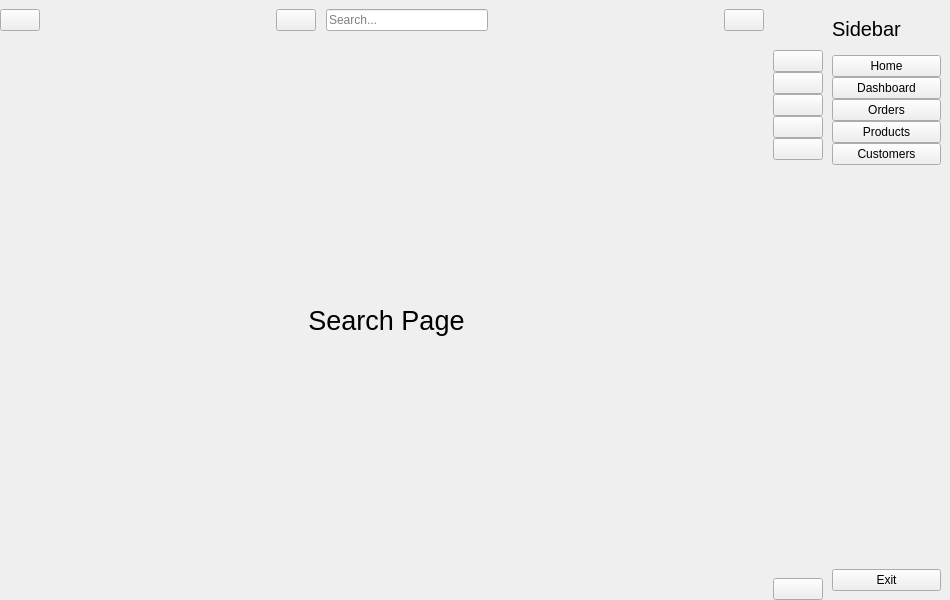
<?xml version="1.0" encoding="UTF-8"?>
<ui version="4.0">
 <class>MainWindow</class>
 <widget class="QMainWindow" name="MainWindow">
  <property name="geometry">
   <rect>
    <x>0</x>
    <y>0</y>
    <width>950</width>
    <height>600</height>
   </rect>
  </property>
  <property name="windowTitle">
   <string>MainWindow</string>
  </property>
  <widget class="QWidget" name="centralwidget">
   <layout class="QGridLayout" name="gridLayout">
    <property name="leftMargin">
     <number>0</number>
    </property>
    <property name="topMargin">
     <number>0</number>
    </property>
    <property name="rightMargin">
     <number>0</number>
    </property>
    <property name="bottomMargin">
     <number>0</number>
    </property>
    <property name="spacing">
     <number>0</number>
    </property>
    <item row="0" column="2">
     <widget class="QWidget" name="full_menu_widget" native="true">
      <property name="sizePolicy">
       <sizepolicy hsizetype="Preferred" vsizetype="Preferred">
        <horstretch>0</horstretch>
        <verstretch>0</verstretch>
       </sizepolicy>
      </property>
      <property name="maximumSize">
       <size>
        <width>16777214</width>
        <height>16777215</height>
       </size>
      </property>
      <layout class="QVBoxLayout" name="verticalLayout_4">
       <item>
        <layout class="QHBoxLayout" name="horizontalLayout_2">
         <property name="spacing">
          <number>0</number>
         </property>
         <item>
          <widget class="QLabel" name="logo_label_3">
           <property name="font">
            <font>
             <pointsize>15</pointsize>
            </font>
           </property>
           <property name="text">
            <string>Sidebar</string>
           </property>
          </widget>
         </item>
         <item>
          <widget class="QLabel" name="logo_label_2">
           <property name="minimumSize">
            <size>
             <width>40</width>
             <height>40</height>
            </size>
           </property>
           <property name="maximumSize">
            <size>
             <width>40</width>
             <height>40</height>
            </size>
           </property>
           <property name="text">
            <string/>
           </property>
           <property name="pixmap">
            <pixmap resource="resource.qrc">:/icon/icon/Logo.png</pixmap>
           </property>
           <property name="scaledContents">
            <bool>true</bool>
           </property>
          </widget>
         </item>
        </layout>
       </item>
       <item>
        <layout class="QVBoxLayout" name="verticalLayout_2">
         <property name="spacing">
          <number>0</number>
         </property>
         <item>
          <widget class="QPushButton" name="home_btn_2">
           <property name="layoutDirection">
            <enum>Qt::LeftToRight</enum>
           </property>
           <property name="locale">
            <locale language="Arabic" country="Morocco"/>
           </property>
           <property name="text">
            <string>Home</string>
           </property>
           <property name="icon">
            <iconset resource="resource.qrc">
             <normaloff>:/icon/icon/home-4-32.ico</normaloff>
             <normalon>:/icon/icon/home-4-48.ico</normalon>:/icon/icon/home-4-32.ico</iconset>
           </property>
           <property name="iconSize">
            <size>
             <width>14</width>
             <height>14</height>
            </size>
           </property>
           <property name="checkable">
            <bool>true</bool>
           </property>
           <property name="autoExclusive">
            <bool>true</bool>
           </property>
          </widget>
         </item>
         <item>
          <widget class="QPushButton" name="dashborad_btn_2">
           <property name="text">
            <string>Dashboard</string>
           </property>
           <property name="icon">
            <iconset resource="resource.qrc">
             <normaloff>:/icon/icon/dashboard-5-32.ico</normaloff>
             <normalon>:/icon/icon/dashboard-5-48.ico</normalon>:/icon/icon/dashboard-5-32.ico</iconset>
           </property>
           <property name="iconSize">
            <size>
             <width>14</width>
             <height>14</height>
            </size>
           </property>
           <property name="checkable">
            <bool>true</bool>
           </property>
           <property name="autoExclusive">
            <bool>true</bool>
           </property>
          </widget>
         </item>
         <item>
          <widget class="QPushButton" name="orders_btn_2">
           <property name="text">
            <string>Orders</string>
           </property>
           <property name="icon">
            <iconset resource="resource.qrc">
             <normaloff>:/icon/icon/activity-feed-32.ico</normaloff>
             <normalon>:/icon/icon/activity-feed-48.ico</normalon>:/icon/icon/activity-feed-32.ico</iconset>
           </property>
           <property name="iconSize">
            <size>
             <width>14</width>
             <height>14</height>
            </size>
           </property>
           <property name="checkable">
            <bool>true</bool>
           </property>
           <property name="autoExclusive">
            <bool>true</bool>
           </property>
          </widget>
         </item>
         <item>
          <widget class="QPushButton" name="products_btn_2">
           <property name="text">
            <string>Products</string>
           </property>
           <property name="icon">
            <iconset resource="resource.qrc">
             <normaloff>:/icon/icon/product-32.ico</normaloff>
             <normalon>:/icon/icon/product-48.ico</normalon>:/icon/icon/product-32.ico</iconset>
           </property>
           <property name="iconSize">
            <size>
             <width>14</width>
             <height>14</height>
            </size>
           </property>
           <property name="checkable">
            <bool>true</bool>
           </property>
           <property name="autoExclusive">
            <bool>true</bool>
           </property>
          </widget>
         </item>
         <item>
          <widget class="QPushButton" name="customers_btn_2">
           <property name="text">
            <string>Customers</string>
           </property>
           <property name="icon">
            <iconset resource="resource.qrc">
             <normaloff>:/icon/icon/group-32.ico</normaloff>
             <normalon>:/icon/icon/group-48.ico</normalon>:/icon/icon/group-32.ico</iconset>
           </property>
           <property name="iconSize">
            <size>
             <width>14</width>
             <height>14</height>
            </size>
           </property>
           <property name="checkable">
            <bool>true</bool>
           </property>
           <property name="autoExclusive">
            <bool>true</bool>
           </property>
          </widget>
         </item>
        </layout>
       </item>
       <item>
        <spacer name="verticalSpacer_2">
         <property name="orientation">
          <enum>Qt::Vertical</enum>
         </property>
         <property name="sizeHint" stdset="0">
          <size>
           <width>20</width>
           <height>373</height>
          </size>
         </property>
        </spacer>
       </item>
       <item>
        <widget class="QPushButton" name="exit_btn_2">
         <property name="text">
          <string>Exit</string>
         </property>
         <property name="icon">
          <iconset resource="resource.qrc">
           <normaloff>:/icon/icon/close-window-64.ico</normaloff>:/icon/icon/close-window-64.ico</iconset>
         </property>
         <property name="iconSize">
          <size>
           <width>14</width>
           <height>14</height>
          </size>
         </property>
        </widget>
       </item>
      </layout>
     </widget>
    </item>
    <item row="0" column="0">
     <widget class="QWidget" name="widget_3" native="true">
      <property name="enabled">
       <bool>true</bool>
      </property>
      <property name="sizePolicy">
       <sizepolicy hsizetype="Preferred" vsizetype="Preferred">
        <horstretch>0</horstretch>
        <verstretch>0</verstretch>
       </sizepolicy>
      </property>
      <property name="maximumSize">
       <size>
        <width>16777214</width>
        <height>16777215</height>
       </size>
      </property>
      <layout class="QVBoxLayout" name="verticalLayout_5">
       <property name="spacing">
        <number>0</number>
       </property>
       <property name="sizeConstraint">
        <enum>QLayout::SetDefaultConstraint</enum>
       </property>
       <property name="leftMargin">
        <number>0</number>
       </property>
       <property name="topMargin">
        <number>0</number>
       </property>
       <property name="rightMargin">
        <number>0</number>
       </property>
       <property name="bottomMargin">
        <number>0</number>
       </property>
       <item>
        <widget class="QWidget" name="widget" native="true">
         <property name="minimumSize">
          <size>
           <width>0</width>
           <height>40</height>
          </size>
         </property>
         <layout class="QHBoxLayout" name="horizontalLayout_4">
          <property name="spacing">
           <number>0</number>
          </property>
          <property name="leftMargin">
           <number>0</number>
          </property>
          <property name="topMargin">
           <number>0</number>
          </property>
          <property name="rightMargin">
           <number>9</number>
          </property>
          <property name="bottomMargin">
           <number>0</number>
          </property>
          <item>
           <widget class="QPushButton" name="user_btn">
            <property name="text">
             <string/>
            </property>
            <property name="icon">
             <iconset resource="resource.qrc">
              <normaloff>:/icon/icon/user-48.ico</normaloff>:/icon/icon/user-48.ico</iconset>
            </property>
           </widget>
          </item>
          <item>
           <spacer name="horizontalSpacer">
            <property name="orientation">
             <enum>Qt::Horizontal</enum>
            </property>
            <property name="sizeHint" stdset="0">
             <size>
              <width>236</width>
              <height>20</height>
             </size>
            </property>
           </spacer>
          </item>
          <item>
           <layout class="QHBoxLayout" name="horizontalLayout">
            <property name="spacing">
             <number>10</number>
            </property>
            <item>
             <widget class="QPushButton" name="search_btn">
              <property name="text">
               <string/>
              </property>
              <property name="icon">
               <iconset resource="resource.qrc">
                <normaloff>:/icon/icon/search-13-48.ico</normaloff>:/icon/icon/search-13-48.ico</iconset>
              </property>
             </widget>
            </item>
            <item>
             <widget class="QLineEdit" name="search_input">
              <property name="placeholderText">
               <string>Search...</string>
              </property>
             </widget>
            </item>
           </layout>
          </item>
          <item>
           <spacer name="horizontalSpacer_2">
            <property name="orientation">
             <enum>Qt::Horizontal</enum>
            </property>
            <property name="sizeHint" stdset="0">
             <size>
              <width>236</width>
              <height>20</height>
             </size>
            </property>
           </spacer>
          </item>
          <item>
           <widget class="QPushButton" name="change_btn">
            <property name="text">
             <string/>
            </property>
            <property name="icon">
             <iconset resource="resource.qrc">
              <normaloff>:/icon/icon/menu-4-32.ico</normaloff>:/icon/icon/menu-4-32.ico</iconset>
            </property>
            <property name="iconSize">
             <size>
              <width>14</width>
              <height>14</height>
             </size>
            </property>
            <property name="checkable">
             <bool>true</bool>
            </property>
           </widget>
          </item>
         </layout>
        </widget>
       </item>
       <item>
        <widget class="QStackedWidget" name="stackedWidget">
         <property name="currentIndex">
          <number>5</number>
         </property>
         <widget class="QWidget" name="page">
          <layout class="QGridLayout" name="gridLayout_2">
           <item row="0" column="0">
            <widget class="QLabel" name="label_4">
             <property name="font">
              <font>
               <pointsize>20</pointsize>
              </font>
             </property>
             <property name="text">
              <string>Home Page</string>
             </property>
             <property name="alignment">
              <set>Qt::AlignCenter</set>
             </property>
            </widget>
           </item>
          </layout>
         </widget>
         <widget class="QWidget" name="page_2">
          <layout class="QGridLayout" name="gridLayout_3">
           <item row="0" column="0">
            <widget class="QLabel" name="label_5">
             <property name="font">
              <font>
               <pointsize>20</pointsize>
              </font>
             </property>
             <property name="text">
              <string>Dashboard Page</string>
             </property>
             <property name="alignment">
              <set>Qt::AlignCenter</set>
             </property>
            </widget>
           </item>
          </layout>
         </widget>
         <widget class="QWidget" name="page_3">
          <layout class="QGridLayout" name="gridLayout_4">
           <item row="0" column="0">
            <widget class="QLabel" name="label_6">
             <property name="font">
              <font>
               <pointsize>20</pointsize>
              </font>
             </property>
             <property name="text">
              <string>Orders Page</string>
             </property>
             <property name="alignment">
              <set>Qt::AlignCenter</set>
             </property>
            </widget>
           </item>
          </layout>
         </widget>
         <widget class="QWidget" name="page_4">
          <layout class="QGridLayout" name="gridLayout_5">
           <item row="0" column="0">
            <widget class="QLabel" name="label_7">
             <property name="font">
              <font>
               <pointsize>20</pointsize>
              </font>
             </property>
             <property name="text">
              <string>Product Page</string>
             </property>
             <property name="alignment">
              <set>Qt::AlignCenter</set>
             </property>
            </widget>
           </item>
          </layout>
         </widget>
         <widget class="QWidget" name="page_5">
          <layout class="QGridLayout" name="gridLayout_6">
           <item row="0" column="0">
            <widget class="QLabel" name="label_8">
             <property name="font">
              <font>
               <pointsize>20</pointsize>
              </font>
             </property>
             <property name="text">
              <string>Customers Page</string>
             </property>
             <property name="alignment">
              <set>Qt::AlignCenter</set>
             </property>
            </widget>
           </item>
          </layout>
         </widget>
         <widget class="QWidget" name="page_6">
          <layout class="QGridLayout" name="gridLayout_7">
           <item row="0" column="0">
            <widget class="QLabel" name="label_9">
             <property name="font">
              <font>
               <pointsize>20</pointsize>
              </font>
             </property>
             <property name="text">
              <string>Search Page</string>
             </property>
             <property name="alignment">
              <set>Qt::AlignCenter</set>
             </property>
            </widget>
           </item>
          </layout>
         </widget>
         <widget class="QWidget" name="page_7">
          <layout class="QGridLayout" name="gridLayout_8">
           <item row="0" column="0">
            <widget class="QLabel" name="label_10">
             <property name="font">
              <font>
               <pointsize>20</pointsize>
              </font>
             </property>
             <property name="text">
              <string>User Page</string>
             </property>
             <property name="alignment">
              <set>Qt::AlignCenter</set>
             </property>
            </widget>
           </item>
          </layout>
         </widget>
        </widget>
       </item>
      </layout>
     </widget>
    </item>
    <item row="0" column="1">
     <widget class="QWidget" name="icon_only_widget" native="true">
      <property name="sizePolicy">
       <sizepolicy hsizetype="Preferred" vsizetype="Preferred">
        <horstretch>0</horstretch>
        <verstretch>0</verstretch>
       </sizepolicy>
      </property>
      <layout class="QVBoxLayout" name="verticalLayout_3">
       <property name="spacing">
        <number>0</number>
       </property>
       <property name="leftMargin">
        <number>0</number>
       </property>
       <property name="topMargin">
        <number>0</number>
       </property>
       <property name="rightMargin">
        <number>0</number>
       </property>
       <property name="bottomMargin">
        <number>0</number>
       </property>
       <item>
        <layout class="QHBoxLayout" name="horizontalLayout_3">
         <item>
          <widget class="QLabel" name="logo_label_1">
           <property name="minimumSize">
            <size>
             <width>50</width>
             <height>50</height>
            </size>
           </property>
           <property name="maximumSize">
            <size>
             <width>50</width>
             <height>50</height>
            </size>
           </property>
           <property name="text">
            <string/>
           </property>
           <property name="pixmap">
            <pixmap resource="resource.qrc">:/icon/icon/Logo.png</pixmap>
           </property>
           <property name="scaledContents">
            <bool>true</bool>
           </property>
          </widget>
         </item>
        </layout>
       </item>
       <item>
        <layout class="QVBoxLayout" name="verticalLayout">
         <property name="spacing">
          <number>0</number>
         </property>
         <item>
          <widget class="QPushButton" name="home_btn_1">
           <property name="text">
            <string/>
           </property>
           <property name="icon">
            <iconset resource="resource.qrc">
             <normaloff>:/icon/icon/home-4-32.ico</normaloff>
             <normalon>:/icon/icon/home-4-48.ico</normalon>:/icon/icon/home-4-32.ico</iconset>
           </property>
           <property name="iconSize">
            <size>
             <width>20</width>
             <height>20</height>
            </size>
           </property>
           <property name="checkable">
            <bool>true</bool>
           </property>
           <property name="autoExclusive">
            <bool>true</bool>
           </property>
          </widget>
         </item>
         <item>
          <widget class="QPushButton" name="dashborad_btn_1">
           <property name="text">
            <string/>
           </property>
           <property name="icon">
            <iconset resource="resource.qrc">
             <normaloff>:/icon/icon/dashboard-5-32.ico</normaloff>
             <normalon>:/icon/icon/dashboard-5-48.ico</normalon>:/icon/icon/dashboard-5-32.ico</iconset>
           </property>
           <property name="iconSize">
            <size>
             <width>20</width>
             <height>20</height>
            </size>
           </property>
           <property name="checkable">
            <bool>true</bool>
           </property>
           <property name="autoExclusive">
            <bool>true</bool>
           </property>
          </widget>
         </item>
         <item>
          <widget class="QPushButton" name="orders_btn_1">
           <property name="text">
            <string/>
           </property>
           <property name="icon">
            <iconset resource="resource.qrc">
             <normaloff>:/icon/icon/activity-feed-32.ico</normaloff>
             <normalon>:/icon/icon/activity-feed-48.ico</normalon>:/icon/icon/activity-feed-32.ico</iconset>
           </property>
           <property name="iconSize">
            <size>
             <width>20</width>
             <height>20</height>
            </size>
           </property>
           <property name="checkable">
            <bool>true</bool>
           </property>
           <property name="autoExclusive">
            <bool>true</bool>
           </property>
          </widget>
         </item>
         <item>
          <widget class="QPushButton" name="products_btn_1">
           <property name="text">
            <string/>
           </property>
           <property name="icon">
            <iconset resource="resource.qrc">
             <normaloff>:/icon/icon/product-32.ico</normaloff>
             <normalon>:/icon/icon/product-48.ico</normalon>:/icon/icon/product-32.ico</iconset>
           </property>
           <property name="iconSize">
            <size>
             <width>20</width>
             <height>20</height>
            </size>
           </property>
           <property name="checkable">
            <bool>true</bool>
           </property>
           <property name="autoExclusive">
            <bool>true</bool>
           </property>
          </widget>
         </item>
         <item>
          <widget class="QPushButton" name="customers_btn_1">
           <property name="text">
            <string/>
           </property>
           <property name="icon">
            <iconset resource="resource.qrc">
             <normaloff>:/icon/icon/group-32.ico</normaloff>
             <normalon>:/icon/icon/group-48.ico</normalon>:/icon/icon/group-32.ico</iconset>
           </property>
           <property name="iconSize">
            <size>
             <width>20</width>
             <height>20</height>
            </size>
           </property>
           <property name="checkable">
            <bool>true</bool>
           </property>
           <property name="autoExclusive">
            <bool>true</bool>
           </property>
          </widget>
         </item>
        </layout>
       </item>
       <item>
        <spacer name="verticalSpacer">
         <property name="orientation">
          <enum>Qt::Vertical</enum>
         </property>
         <property name="sizeHint" stdset="0">
          <size>
           <width>20</width>
           <height>375</height>
          </size>
         </property>
        </spacer>
       </item>
       <item>
        <widget class="QPushButton" name="exit_btn_1">
         <property name="text">
          <string/>
         </property>
         <property name="icon">
          <iconset resource="resource.qrc">
           <normaloff>:/icon/icon/close-window-64.ico</normaloff>:/icon/icon/close-window-64.ico</iconset>
         </property>
         <property name="iconSize">
          <size>
           <width>20</width>
           <height>20</height>
          </size>
         </property>
        </widget>
       </item>
      </layout>
     </widget>
    </item>
   </layout>
  </widget>
 </widget>
 <resources>
  <include location="resource.qrc"/>
 </resources>
 <connections>
  <connection>
   <sender>change_btn</sender>
   <signal>toggled(bool)</signal>
   <receiver>full_menu_widget</receiver>
   <slot>setHidden(bool)</slot>
   <hints>
    <hint type="sourcelabel">
     <x>188</x>
     <y>25</y>
    </hint>
    <hint type="destinationlabel">
     <x>173</x>
     <y>257</y>
    </hint>
   </hints>
  </connection>
  <connection>
   <sender>exit_btn_2</sender>
   <signal>clicked()</signal>
   <receiver>MainWindow</receiver>
   <slot>close()</slot>
   <hints>
    <hint type="sourcelabel">
     <x>126</x>
     <y>584</y>
    </hint>
    <hint type="destinationlabel">
     <x>284</x>
     <y>606</y>
    </hint>
   </hints>
  </connection>
  <connection>
   <sender>products_btn_1</sender>
   <signal>toggled(bool)</signal>
   <receiver>products_btn_2</receiver>
   <slot>setChecked(bool)</slot>
   <hints>
    <hint type="sourcelabel">
     <x>24</x>
     <y>148</y>
    </hint>
    <hint type="destinationlabel">
     <x>72</x>
     <y>148</y>
    </hint>
   </hints>
  </connection>
  <connection>
   <sender>orders_btn_1</sender>
   <signal>toggled(bool)</signal>
   <receiver>orders_btn_2</receiver>
   <slot>setChecked(bool)</slot>
   <hints>
    <hint type="sourcelabel">
     <x>33</x>
     <y>123</y>
    </hint>
    <hint type="destinationlabel">
     <x>69</x>
     <y>125</y>
    </hint>
   </hints>
  </connection>
  <connection>
   <sender>home_btn_1</sender>
   <signal>toggled(bool)</signal>
   <receiver>home_btn_2</receiver>
   <slot>setChecked(bool)</slot>
   <hints>
    <hint type="sourcelabel">
     <x>27</x>
     <y>69</y>
    </hint>
    <hint type="destinationlabel">
     <x>72</x>
     <y>76</y>
    </hint>
   </hints>
  </connection>
  <connection>
   <sender>customers_btn_2</sender>
   <signal>toggled(bool)</signal>
   <receiver>customers_btn_1</receiver>
   <slot>setChecked(bool)</slot>
   <hints>
    <hint type="sourcelabel">
     <x>162</x>
     <y>163</y>
    </hint>
    <hint type="destinationlabel">
     <x>39</x>
     <y>184</y>
    </hint>
   </hints>
  </connection>
  <connection>
   <sender>home_btn_2</sender>
   <signal>toggled(bool)</signal>
   <receiver>home_btn_1</receiver>
   <slot>setChecked(bool)</slot>
   <hints>
    <hint type="sourcelabel">
     <x>70</x>
     <y>63</y>
    </hint>
    <hint type="destinationlabel">
     <x>41</x>
     <y>60</y>
    </hint>
   </hints>
  </connection>
  <connection>
   <sender>change_btn</sender>
   <signal>toggled(bool)</signal>
   <receiver>icon_only_widget</receiver>
   <slot>setVisible(bool)</slot>
   <hints>
    <hint type="sourcelabel">
     <x>197</x>
     <y>23</y>
    </hint>
    <hint type="destinationlabel">
     <x>50</x>
     <y>362</y>
    </hint>
   </hints>
  </connection>
  <connection>
   <sender>dashborad_btn_1</sender>
   <signal>toggled(bool)</signal>
   <receiver>dashborad_btn_2</receiver>
   <slot>setChecked(bool)</slot>
   <hints>
    <hint type="sourcelabel">
     <x>33</x>
     <y>100</y>
    </hint>
    <hint type="destinationlabel">
     <x>67</x>
     <y>99</y>
    </hint>
   </hints>
  </connection>
  <connection>
   <sender>products_btn_2</sender>
   <signal>toggled(bool)</signal>
   <receiver>products_btn_1</receiver>
   <slot>setChecked(bool)</slot>
   <hints>
    <hint type="sourcelabel">
     <x>162</x>
     <y>142</y>
    </hint>
    <hint type="destinationlabel">
     <x>43</x>
     <y>144</y>
    </hint>
   </hints>
  </connection>
  <connection>
   <sender>exit_btn_1</sender>
   <signal>clicked()</signal>
   <receiver>MainWindow</receiver>
   <slot>close()</slot>
   <hints>
    <hint type="sourcelabel">
     <x>34</x>
     <y>592</y>
    </hint>
    <hint type="destinationlabel">
     <x>47</x>
     <y>626</y>
    </hint>
   </hints>
  </connection>
  <connection>
   <sender>customers_btn_1</sender>
   <signal>toggled(bool)</signal>
   <receiver>customers_btn_2</receiver>
   <slot>setChecked(bool)</slot>
   <hints>
    <hint type="sourcelabel">
     <x>33</x>
     <y>177</y>
    </hint>
    <hint type="destinationlabel">
     <x>67</x>
     <y>172</y>
    </hint>
   </hints>
  </connection>
  <connection>
   <sender>dashborad_btn_2</sender>
   <signal>toggled(bool)</signal>
   <receiver>dashborad_btn_1</receiver>
   <slot>setChecked(bool)</slot>
   <hints>
    <hint type="sourcelabel">
     <x>160</x>
     <y>99</y>
    </hint>
    <hint type="destinationlabel">
     <x>26</x>
     <y>90</y>
    </hint>
   </hints>
  </connection>
  <connection>
   <sender>orders_btn_2</sender>
   <signal>toggled(bool)</signal>
   <receiver>orders_btn_1</receiver>
   <slot>setChecked(bool)</slot>
   <hints>
    <hint type="sourcelabel">
     <x>143</x>
     <y>112</y>
    </hint>
    <hint type="destinationlabel">
     <x>39</x>
     <y>114</y>
    </hint>
   </hints>
  </connection>
 </connections>
</ui>
